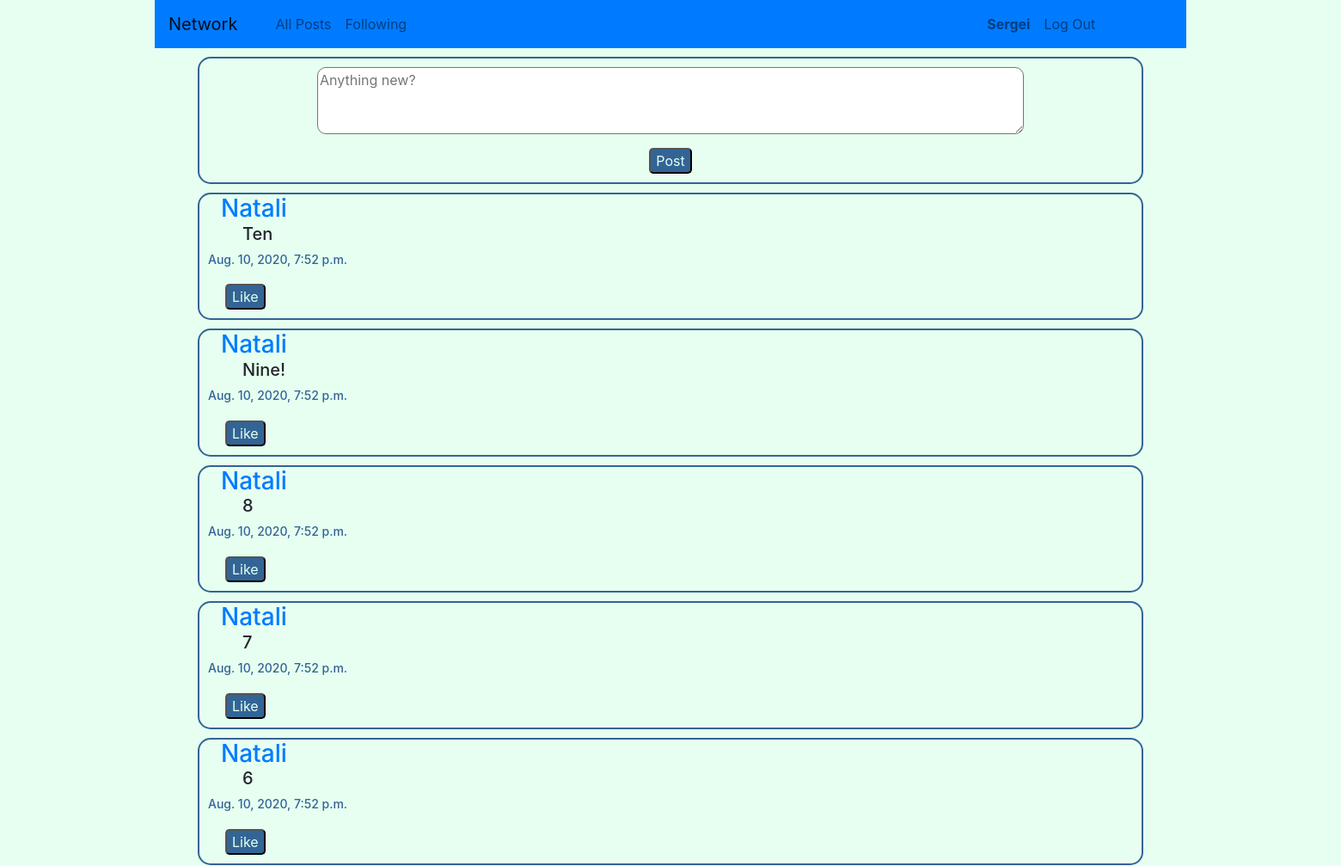
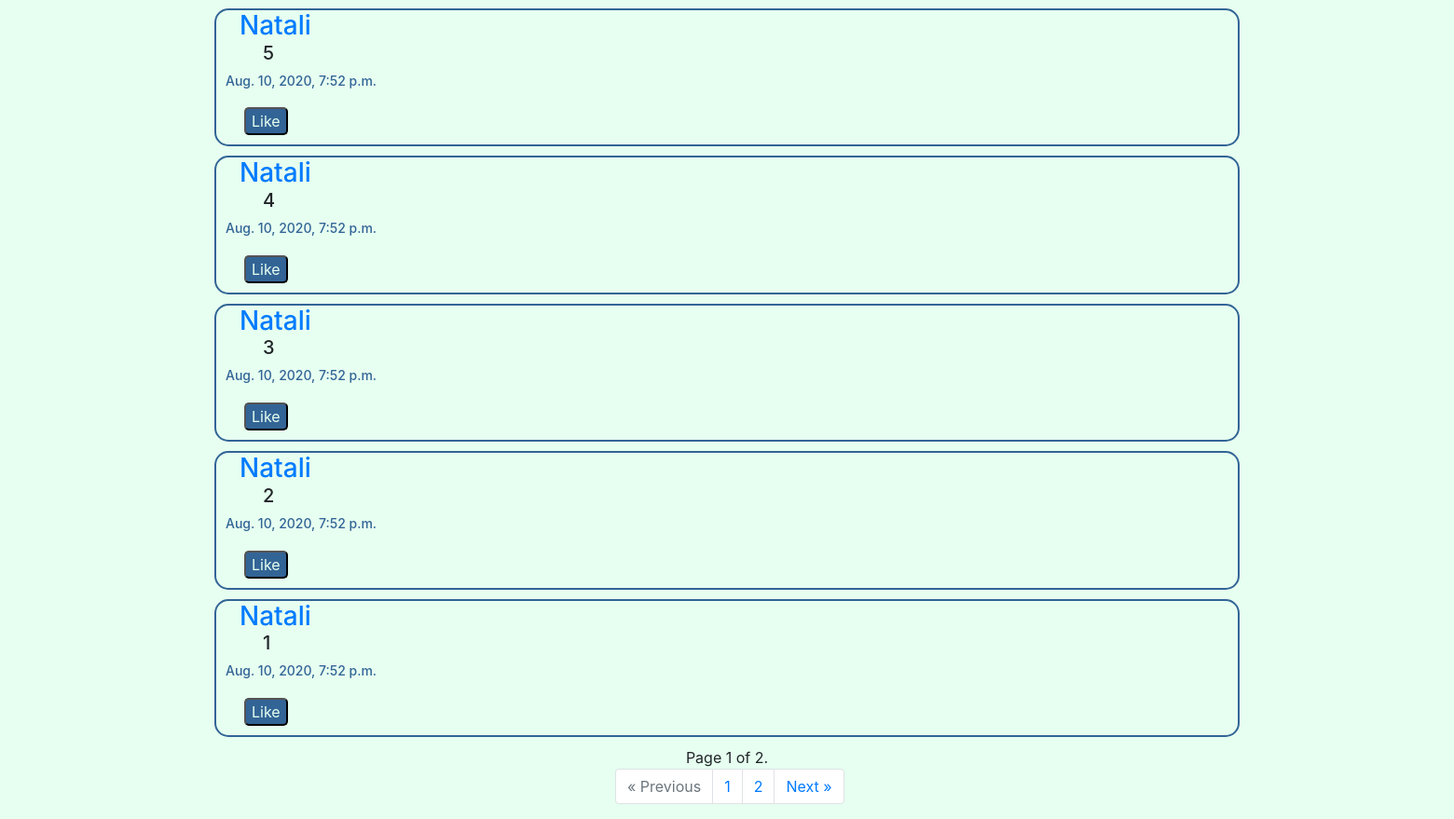
/ (signed in), run on the app's committed database (2 pictures, top to bottom).
### network/models.py (models this page shows, shortened)
class User(AbstractUser):
    pass

class Post(models.Model):
    user = models.ForeignKey(User, on_delete=models.CASCADE, related_name="user")
    content = models.TextField()
    time = models.DateTimeField()

### network/views.py (the view, shortened to what this page needs)
# urls.py: path("", views.index, name="index"),
def index(request):
    if request.method == "GET":
        pageNum = request.GET.get('page')
        posts = Post.objects.all().order_by('-time')
        paginator = Paginator(posts, 10)
        pageResp = paginator.get_page(pageNum)
        return render(request, "network/index.html", {
            "posts": pageResp
        })

### network/templates/network/index.html (shortened to what this page needs)
{% extends "network/layout.html" %}
{% block body %}
    {% if user.is_authenticated %}
        <div class="newPost">
            <form action="/" method="post">
                <textarea name="newPost" id="newPost" cols="30" rows="3" placeholder="Anything new?"></textarea>
                <button id="sendPost" type="submit">Post</button>
            </form>
        </div>
    {% endif %}
    <div class="allPost">
        {% for post in posts %}
            <div class="post">
                <div>
                    <h3 id="postUser"><a href={{post.user.id}} id="usrN">{{ post.user }}</a></h3>
                </div>
                <div id="ID{{post.id}}">
                    <h5 id="postMessage">{{ post.content }}</h5>
                </div>
                <div>
                    <h6 id="postDateTime">{{ post.time }}</h6>
                    <button class="postLike B{{post.id}}" id="like{{post.user}}" onclick="likePost({{post.id}}, true)">Like</button>
                </div>
            </div>
        {% endfor %}
    </div>
    <div class="paginator_item">
        {% if posts %}
            {% if posts.paginator.num_pages > 1 %}
                <nav aria-label="Page navigation example">
                    <span class="current">
                        Page {{ posts.number }} of {{ posts.paginator.num_pages }}.
                    </span>
                    <ul class="pagination">
                        {% if posts.has_previous %}
                            <li class="page-item"><a class="page-link" href="?page={{ posts.previous_page_number }}">&laquo; Previous</a></li>
                        {% else %}
                            <li class="page-item disabled">
                                <span class="page-link">&laquo; Previous</span>
                            </li>
                        {% endif %}
                        {% for page in posts.paginator.page_range %}
                            <li class="page-item"><a class="page-link" href="?page={{page}}">{{page}}</a></li>
                        {% endfor %}
                        {% if posts.has_next %}
                            <li class="page-item"><a class="page-link" href="?page={{ posts.next_page_number }}">Next &raquo;</a></li>
                        {% else %}
                        <li class="page-item disabled">
                            <span class="page-link">Next &raquo;</span>
                        </li>
                        {% endif %}
                    </ul>
                </nav>
            {% endif %}
        {% endif %}
    </div>
{% endblock %}

### network/templates/network/layout.html (shortened to what this page needs)
{% load static %}
<!DOCTYPE html>
<html lang="en">
    <head>
        <link rel="stylesheet" href="https://stackpath.bootstrapcdn.com/bootstrap/4.4.1/css/bootstrap.min.css">
        <link href="{% static 'network/styles.css' %}" rel="stylesheet">
    </head>
    <body>
        <nav class="navbar navbar-expand-lg navbar-light bg-primary">
            <a class="navbar-brand" href="#">Network</a>
            <div class="container" id="linknav">
              <ul class="navbar-nav mr-auto">
                <li class="nav-item">
                  <a class="nav-link" href="{% url 'index' %}">All Posts</a>
                </li>
                {% if user.is_authenticated %}
                    <li class="nav-item">
                        <a class="nav-link" href="/{{user.id}}/following">Following</a>
                    </li>
                {% endif %}
              </ul>
            </div>
            <div class="container" id="usernav">
              <ul class="navbar-nav mr-auto">
                {% if user.is_authenticated %}
                    <li class="nav-item">
                        <a class="nav-link" id="username" href="/{{user.id}}"><strong id="userName">{{ user.username }}</strong></a>
                    </li>
                    <li class="nav-item">
                        <a class="nav-link" id="logoutbut" href="{% url 'logout' %}">Log Out</a>
                    </li>
                {% endif %}
              </ul>
            </div>
          </nav>
        <div class="body">
            {% block body %}
            {% endblock %}
        </div>
    </body>
</html>

### network/static/network/styles.css (style rules this page uses)
* { box-sizing: border-box; }
body { max-width: 1200px; margin: 0px auto; text-align: center; background-color: rgb(230, 255, 240); }
#linknav { width: 70%; }
#usernav { width: 20%; }
.newPost { margin: 10px 50px; border: rgb(50, 100, 150) solid 2px; border-radius: 15px; }
#newPost { margin: 10px; width: 75%; border-radius: 10px; }
#sendPost { display: block; margin: 0px auto 10px auto; background-color: rgb(50, 100, 150); color: rgb(230, 255, 240); border-radius: 5px; }
.post { margin: 10px 50px; border: rgb(50, 100, 150) solid 2px; border-radius: 15px; text-align: left; }
#postUser { display: inline; }
#postUser a { text-decoration: none; margin: 10px auto 10px 25px; }
#postMessage { margin-left: 50px; }
#postDateTime { margin: 10px; color: rgb(50, 100, 150); font-size: 14px; }
.postLike { margin: 10px; background-color: rgb(50, 100, 150); color: rgb(230, 255, 240); border-radius: 5px; display: inline; }
.pagination { text-align: center; position: relative; left: 40%; }

### data on the page
User: username "Sergei"
Post: user "Natali", content "Ten", time "Aug. 10, 2020, 7:52 p.m."
Post: user "Natali", content "Nine!", time "Aug. 10, 2020, 7:52 p.m."
Post: user "Natali", content "8", time "Aug. 10, 2020, 7:52 p.m."
Post: user "Natali", content "7", time "Aug. 10, 2020, 7:52 p.m."
Post: user "Natali", content "6", time "Aug. 10, 2020, 7:52 p.m."
Post: user "Natali", content "5", time "Aug. 10, 2020, 7:52 p.m."
Post: user "Natali", content "4", time "Aug. 10, 2020, 7:52 p.m."
Post: user "Natali", content "3", time "Aug. 10, 2020, 7:52 p.m."
Post: user "Natali", content "2", time "Aug. 10, 2020, 7:52 p.m."
Post: user "Natali", content "1", time "Aug. 10, 2020, 7:52 p.m."

### other printed values
{{ posts.number }} "1"
{{ posts.paginator.num_pages }} "2"
{{ page }} "1" "2"
